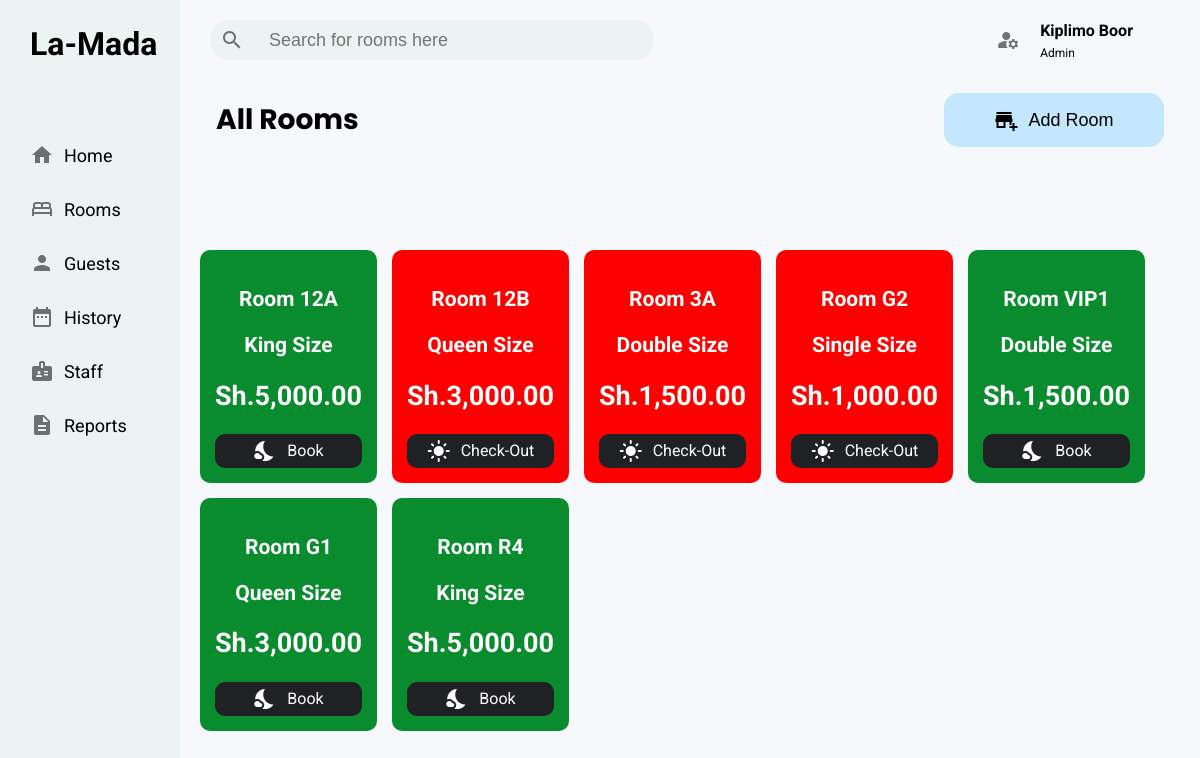
Page /rooms (signed in) on the committed database.
### tables this page shows
CREATE TABLE 'users' (
    'id' INTEGER PRIMARY KEY AUTOINCREMENT,
    'email' VARCHAR(50) NOT NULL,
    'first_name' CHAR(50),
    'last_name' CHAR(50),
    'role' CHAR(50),
    'password' VARCHAR
);

CREATE TABLE 'rooms' (
    'id' INTEGER PRIMARY KEY AUTOINCREMENT,
    'type' CHAR(30) NOT NULL,
    'status' BIT NOT NULL DEFAULT 1,
    'rate' INTEGER NOT NULL,
    'room_number' CHAR(30) NOT NULL
);

### app.py (the view)
@app.route("/rooms", methods=["GET", "POST"])
@login_required
def rooms():
    rows = db.execute("SELECT room_number, type, rate, status FROM rooms")
    return render_template("rooms.html", rooms=rows)

### app.py (called while the page is built)
@app.after_request
def after_request(response):
    response.headers["Cache-Control"] = "no-cache, no-store, must-revalidate"
    response.headers["Expires"] = 0
    response.headers["Pragma"] = "no-cache"
    return response

@app.context_processor
def user_details():
    if request.path == "/login":
        return {}
    row = db.execute(
        "SELECT first_name, last_name, role FROM users WHERE id = ?", session["user_id"]
    )
    return dict(user=row[0])

### helpers.py (called while the page is built)
def login_required(f):
    @wraps(f)
    def decorated_function(*args, **kwargs):
        if session.get("user_id") is None:
            return redirect("/login")
        return f(*args, **kwargs)
    return decorated_function

def kes(value):
    return f"Sh.{value:,.2f}"

### templates/rooms.html (shortened to what this page needs)
{% extends "layout.html"%}
{% block body %}
<div class="actions">
    <div class="heading">
        <h3>All Rooms</h3>
    </div>
    <button onclick="toggleAction()" class="action">
        <span class="material-icons"> add_business </span>
        Add Room
    </button>
</div>
<div class="workspace">
    <div class="rooms" style="grid-template-columns: repeat(5, 1fr);">
        {% for room in rooms %}
        <div class="room">
            <h3>Room {{(room.room_number).upper()}}</h3>
            <h3>{{(room.type).capitalize()}} Size</h3>
            <h2>{{room.rate | kes}}</h2>
            {%if room.status == 0 %}
            <div onclick="checkOut('{{(room.room_number).upper()}}')" class="book">
                <span class="material-icons"> light_mode </span>
                <span>Check-Out</span>
            </div>
            {% else %}
            <div onclick="toggleAllocation('{{(room.room_number).upper()}}','{{room.rate}}')" class="book">
                <span class="material-icons"> nights_stay </span>
                <span>Book</span>
            </div>
            {% endif %}
        </div>
        {% endfor %}
    </div>
</div>
{% endblock %}

### templates/layout.html (shortened to what this page needs)
<!DOCTYPE html>
<html lang="en">
<head>
    <link href="/static/styles.css" rel="stylesheet">
</head>
<body id="body">
    <header>
        <div class="search">
            <span class="material-icons md-dark">search</span>
            <form action="">
                <input type="text" placeholder="Search for rooms here">
            </form>
        </div>
        <div class="profile" onclick="logout()">
            <div class="profile-pic">
                <span class="material-icons md-dark">manage_accounts</span>
            </div>
            <div class="profile-data">
                <span id="name">{{ (user.first_name).capitalize() + " "+ (user.last_name).capitalize()
                    }}</span><br>
                <span id="role">{{ (user.role).capitalize()}}</span>
            </div>
        </div>
    </header>
    <nav>
        <div id="logo" class="logo">La-Mada</div>
        <ul>
            <a class="nav-item" href="/">
                <span class="material-icons md-dark">home</span>
                <li>Home</li>
            </a>
            <a class="nav-item" href="/rooms">
                <span class="material-icons md-dark"> bed </span>
                <li>Rooms</li>
            </a>
            <a class="nav-item" href="">
                <span class="material-icons md-dark"> person </span>
                <li>Guests</li>
            </a>
            <a class="nav-item" href="/history">
                <span class="material-icons md-dark"> date_range </span>
                <li>History</li>
            </a>
            <a class="nav-item" href="/staff">
                <span class="material-icons md-dark"> badge </span>
                <li>Staff</li>
            </a>
            <a class="nav-item" href="">
                <span class="material-icons md-dark"> description </span>
                <li>Reports</li>
            </a>
        </ul>
    </nav>
    {% block body%}{% endblock %}
</body>
</html>

### static/styles.css (style rules this page uses)
* { -ms-box-sizing: content-box; box-sizing: content-box; }
body { display: flex; align-items: center; justify-content: center; background-color: #F6F8FC; font-family: "Roboto", sans-serif; font-size: 18px; margin: 0; }
a { text-decoration: none; color: black; }
ul { list-style: none; padding: 0; }
.material-icons { font-size: 24px; padding-right: 10px; }
.material-icons.md-dark { color: rgba(0, 0, 0, 0.54); }
.rooms { display: grid; gap: 15px; grid-template-columns: repeat(2, 1fr); padding: 30px 0; margin: 20px; }
.room { background-color: #088C2D; color: #FFFFFF; text-align: center; border-radius: 10px; padding: 15px; }
.room .book { display: flex; justify-content: center; align-items: center; background-color: #202124; font-size: 16px; padding: 5px 0; border-radius: 10px; cursor: pointer; }
form { display: flex; flex-direction: column; justify-content: center; align-items: center; }
form input { display: flex; justify-content: center; align-items: center; margin: 0 0 15px 0; width: 20vw; height: 50px; font-size: 18px; border: none; border-radius: 5px; padding: 0 20px; background-color: #ECF3F3; border: 1px solid #202124; }
header { inset: 0 0 90vh 15vw; position: absolute; display: flex; flex-direction: row; justify-content: space-between; align-items: center; overflow: hidden; background-color: #F6F8FC; padding: 0 30px; }
header .search { height: 40px; border-radius: 20px; background-color: #ECF3F3; display: flex; flex-direction: row; align-items: center; overflow: hidden; padding: 0 10px; }
header .search input { margin: 0px; padding: 0 15px; width: 30vw; font-size: 18px; background-color: #ECF3F3; border: none; }
header .profile { display: flex; flex-direction: row; justify-content: center; align-items: center; padding: 10px 15px; border-radius: 15px; margin-right: 22px; cursor: pointer; }
header .profile .profile-pic { padding-right: 10px; display: flex; flex-direction: row; justify-content: center; align-items: center; }
header .profile #name { font-weight: bold; font-size: 16px; }
header .profile #role { font-size: 12px; }
nav { position: absolute; inset: 0 85vw 0 0; padding: 25px 0 0 30px; background-color: #ECF3F3; }
nav .logo { font-size: 32px; font-weight: bold; margin-bottom: 80px; }
nav .nav-item { display: flex; margin: 0 0 30px 0; align-items: center; }
.actions { position: absolute; width: 79vw; inset: 10vh 3vw 80vh 18vw; display: flex; align-items: center; justify-content: space-between; }
.actions .heading { font-family: "Poppins", sans-serif; font-size: 24px; font-weight: bold; }
.actions .action { width: 160px; font-size: 18px; display: flex; justify-content: center; align-items: center; background-color: #C2E7FF; padding: 15px 30px; border-radius: 15px; cursor: pointer; border: none; }
.workspace { width: 82vw; position: absolute; inset: 20vh 0 0 15vw; border-radius: 10px 10px 0 0; overflow-y: auto; padding: 5vh 0; }

### rows in the picture
users: first_name+last_name "Kiplimo Boor", role "Admin"
rooms: room_number "12A", type "King", rate|kes "Sh.5,000.00"
rooms: room_number "12B", type "Queen", rate|kes "Sh.3,000.00"
rooms: room_number "3A", type "Double", rate|kes "Sh.1,500.00"
rooms: room_number "G2", type "Single", rate|kes "Sh.1,000.00"
rooms: room_number "VIP1", type "Double", rate|kes "Sh.1,500.00"
rooms: room_number "G1", type "Queen", rate|kes "Sh.3,000.00"
rooms: room_number "R4", type "King", rate|kes "Sh.5,000.00"
